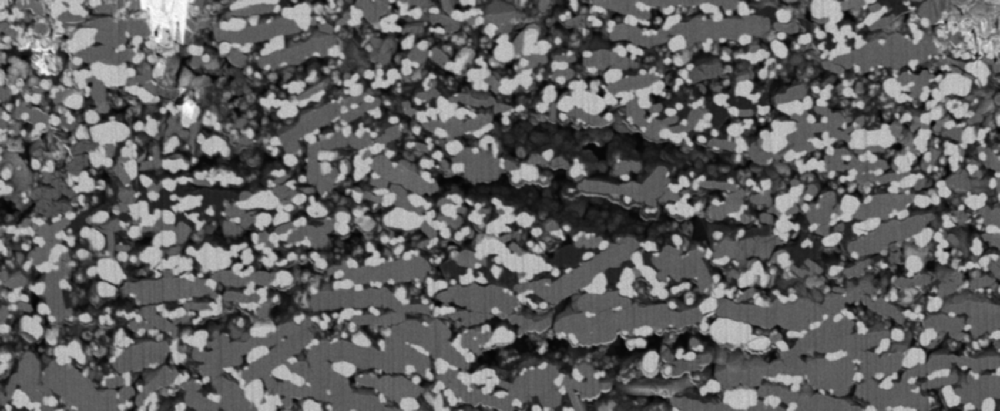
#> input picture data/LCO60_Processed001.tiff, 1000 x 411 px, shrunk from 1702 x 700 before the run; its folder holds only this picture in this run
$ python select_fft_filter.py --image-path ../data/LCO60_Processed001.tiff
#> lines starting #> are read from the running program, lines starting #| are printed output that depends on the picture
r"""
Interactively choose which parts of the FFT spectrum to delete from a
representative slice of the merged BSE/SE stack, with a live filtered
preview, then save that exact selection as a mask for remove_curtaining.py
to reuse on the whole stack.

Why: remove_curtaining.py's automatic Gaussian notch assumes the artifact is
a plain axis-aligned band through the origin. Some datasets (or curtaining
severities) don't fit that well - this tool lets you look at the actual FFT
magnitude of your own data and paint out exactly the regions responsible.

Self-contained (doesn't depend on any sibling script).

Usage
-----
    python select_fft_filter.py                              # previews the first merged slice
    python select_fft_filter.py --image-path "/path/to/slice-0001.tif"
    python select_fft_filter.py --mask-out "my_mask.npy" --feather 3

Controls (in the popup window)
-------------------------------
    left-drag on the FFT panel : mark a region to delete (its point-mirrored
                                  counterpart is added automatically, since a
                                  real image's spectrum is conjugate-symmetric
                                  - deleting only one side would bias the result)
    u                          : undo the last region
    r                          : reset all regions
    s / enter                  : save the mask and exit
    q / escape                 : quit without saving

Output
------
    A boolean .npy file (True = frequency removed) matching the image shape.
    Use it with: python remove_curtaining.py --mask-path fft_mask.npy
"""

import argparse
import re
from pathlib import Path

import numpy as np
import tifffile
from scipy.ndimage import gaussian_filter

import platform

import matplotlib
if platform.system() == "Darwin":
    # macOS ships an ancient system Tcl/Tk (8.5.9) that renders Tkinter
    # windows blank on modern macOS - use the native Cocoa backend instead,
    # which doesn't go through Tk at all.
    matplotlib.use("macosx")
else:
    matplotlib.use("TkAgg")
import matplotlib.pyplot as plt  # noqa: E402
from matplotlib.patches import Rectangle  # noqa: E402
from matplotlib.widgets import RectangleSelector  # noqa: E402

SLICE_RE = re.compile(r"(\d{3,6})\.tiff?$", re.IGNORECASE)

DEFAULT_IN_DIR = '/Users/jehad/Desktop/work/PlasmaFIB_Data/A970_5050_cycled/A970_5to5_cycled/try3/Dataset 1/Merged'
DEFAULT_MASK_OUT = str(Path(__file__).resolve().parent / "fft_mask.npy")


# [8 lines left out: function index_files, not called in this run]


def img_as_float01(img: np.ndarray) -> np.ndarray:
    """Scale an integer image to float in [0, 1] based on its dtype's max value."""
    if np.issubdtype(img.dtype, np.floating):
        return np.clip(img, 0.0, 1.0).astype(np.float64)
    info = np.iinfo(img.dtype)
    return img.astype(np.float64) / info.max


# [36 lines left out: functions apply_fft_weight, mirror_rect, build_delete_mask, weight_from_delete_mask, not called in this run]


def main() -> None:
    parser = argparse.ArgumentParser(description=__doc__, formatter_class=argparse.RawDescriptionHelpFormatter)
    parser.add_argument("--image-path", default=None, help="Specific slice to preview (default: first slice in --in-dir)")
    parser.add_argument("--in-dir", default=DEFAULT_IN_DIR, help="Merged BSE/SE stack (output of merge_bse_se.py)")
    parser.add_argument("--mask-out", default=DEFAULT_MASK_OUT)
    parser.add_argument("--feather", type=float, default=2.0,
                         help="Gaussian blur (in FFT pixels) applied to the mask edges to reduce ringing.")
    parser.add_argument("--dc-radius", type=float, default=5.0,
                         help="Radius around the true center (DC / overall brightness) that's always kept, "
                              "even if a dragged region covers it - shown as a dashed circle.")
    args = parser.parse_args()

    if args.image_path:
        img = tifffile.imread(args.image_path)
#> img is the input picture: shape (411, 1000) uint16; min 1954, max 64728, mean 24951.9
    else:
        files = index_files(Path(args.in_dir))
        if not files:
            raise SystemExit(f"No slices found in {args.in_dir}")
        first_idx = sorted(files)[0]
        img = tifffile.imread(files[first_idx])
        print(f"Previewing: {files[first_idx]}")

    h, w = img.shape[:2]
#> h = 411; w = 1000
    img_f = img_as_float01(img)
    log_mag = np.log1p(np.abs(np.fft.fftshift(np.fft.fft2(img_f))))
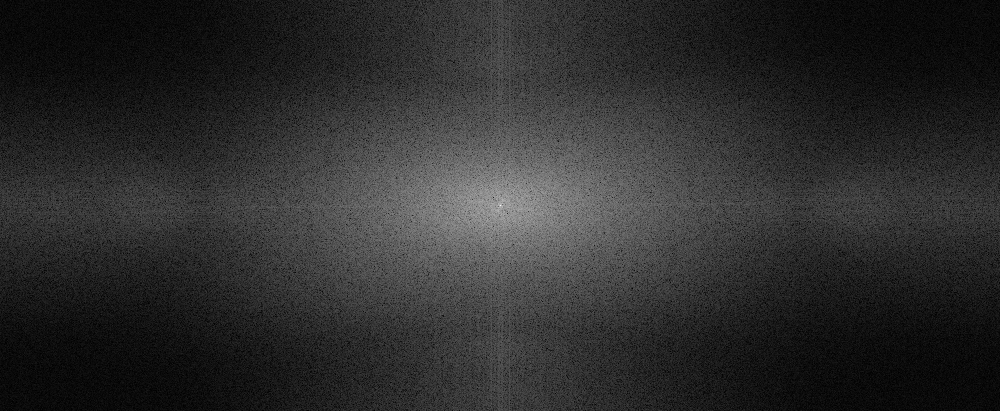
#> log_mag: shape (411, 1000) float64; min 0.01, max 11.96, mean 2.14; drawn with min black and max white

    delete_rects: list[tuple[int, int, int, int]] = []
    patches: list[Rectangle] = []

    fig, (ax_fft, ax_preview) = plt.subplots(1, 2, figsize=(14, 7))
    ax_fft.imshow(log_mag, cmap="gray")
    ax_fft.set_title("FFT log-magnitude - drag to mark a region to delete")
    ax_fft.add_patch(plt.Circle((w // 2, h // 2), args.dc_radius, edgecolor="cyan", facecolor="none",
                                 linestyle="--", linewidth=1.2))
    preview_im = ax_preview.imshow(img_f, cmap="gray", vmin=0, vmax=1)
    ax_preview.set_title("Live filtered preview")
    fig.suptitle("drag=add region | u=undo | r=reset | s/enter=save | q/esc=quit  "
                 "(cyan circle = protected DC region, always kept)")

    # [27 lines left out: functions redraw_preview, redraw_patches, onselect, not called in this run]

    selector = RectangleSelector(
        ax_fft, onselect, useblit=True, button=[1], minspanx=1, minspany=1, spancoords="data",
    )

    # [18 lines left out: function on_key, not called in this run]

    fig.canvas.mpl_connect("key_press_event", on_key)
    print(__doc__)
    plt.tight_layout()
    plt.show()
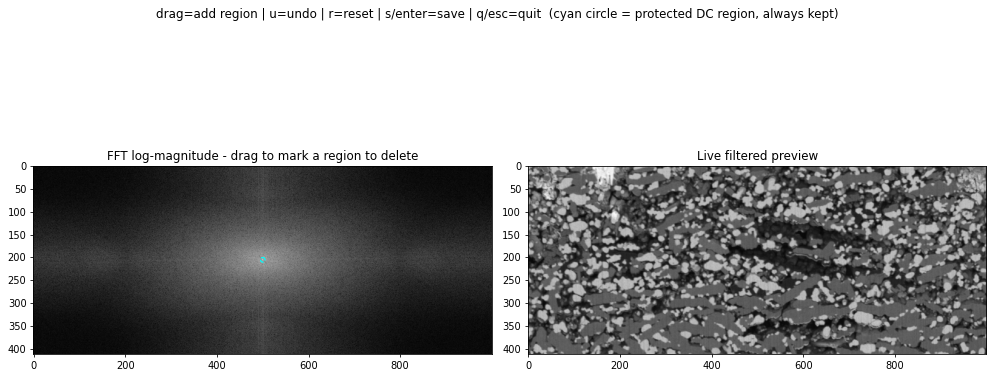
#> figure drawn by matplotlib, 2 panels


if __name__ == "__main__":
    main()

$ run again, on data/LCO60_Processed451.tiff
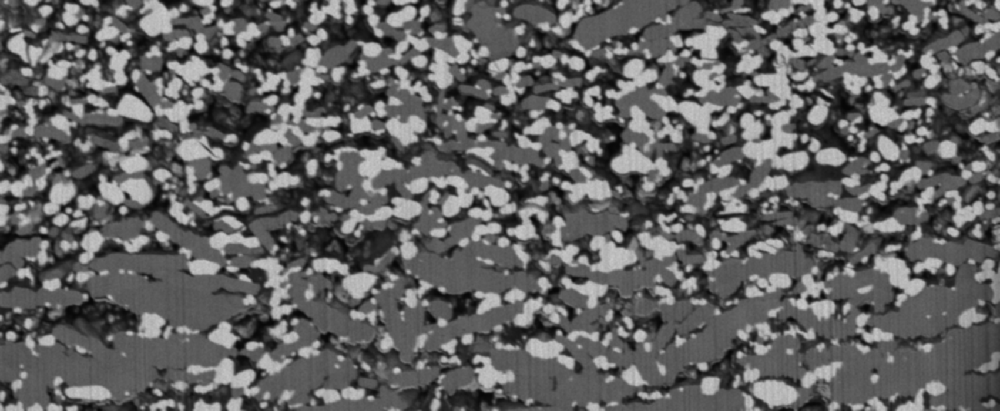
#> input picture data/LCO60_Processed451.tiff, 1000 x 411 px, shrunk from 1702 x 700 before the run
#> in main, img is the input picture: shape (411, 1000) uint16; min 1782, max 52260, mean 24953
#> in main, `plt.show()`:
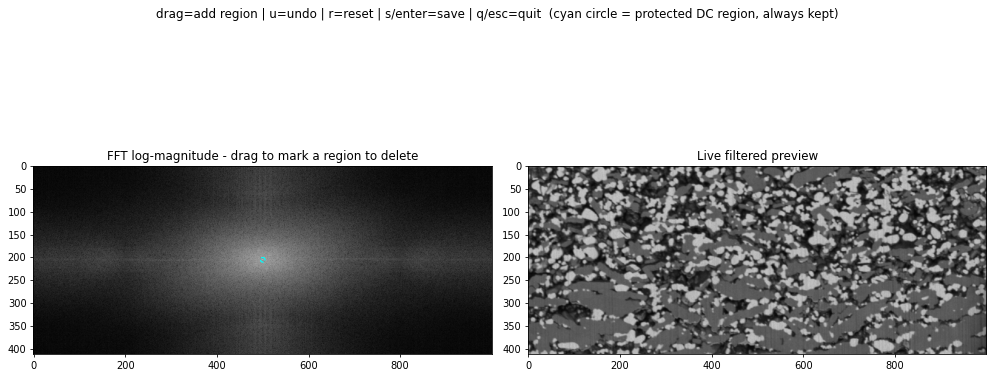
#> figure drawn by matplotlib, 2 panels

$ run again, on data/LCO60_Processed564.tiff
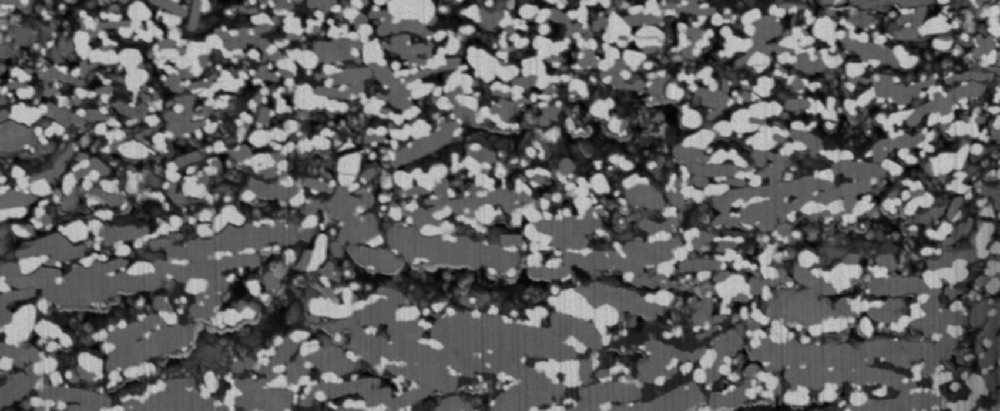
#> input picture data/LCO60_Processed564.tiff, 1000 x 411 px, shrunk from 1702 x 700 before the run
#> in main, img is the input picture: shape (411, 1000) uint16; min 1620, max 52387, mean 24956.3
#> in main, `plt.show()`:
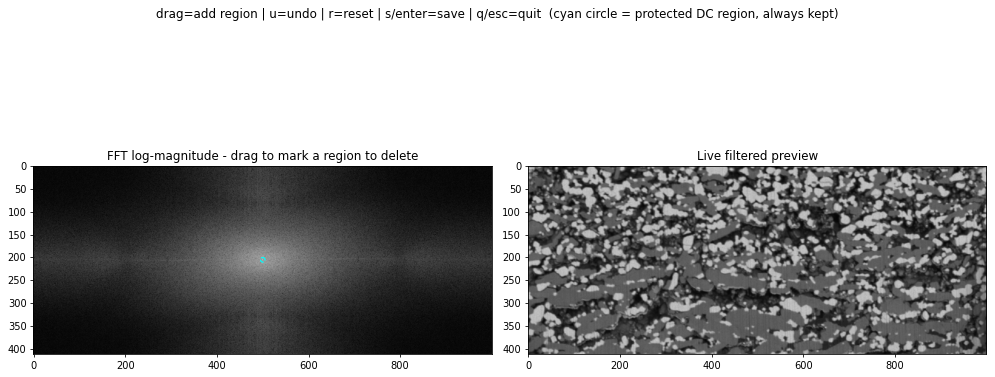
#> figure drawn by matplotlib, 2 panels

$ run again, on data/LCO60_Processed632.tiff
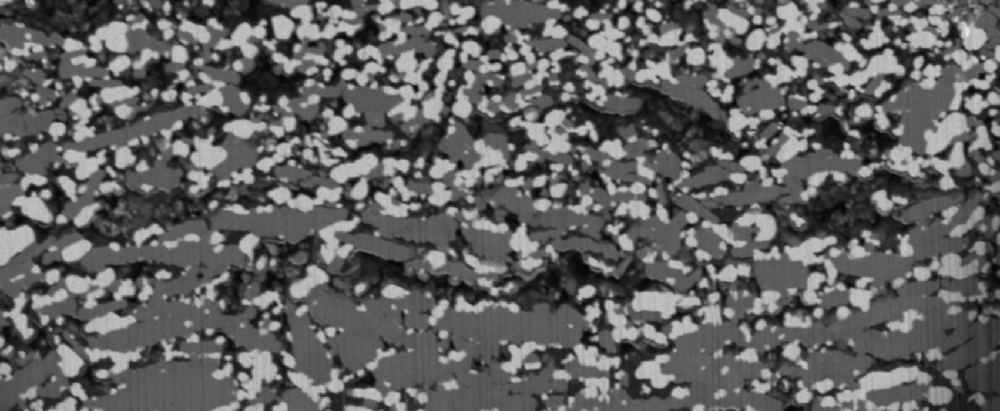
#> input picture data/LCO60_Processed632.tiff, 1000 x 411 px, shrunk from 1702 x 700 before the run
#> in main, img is the input picture: shape (411, 1000) uint16; min 1905, max 60852, mean 24951.6
#> in main, `log_mag = np.log1p(np.abs(np.fft.fftshift(np.fft.fft2(img_f))))`:
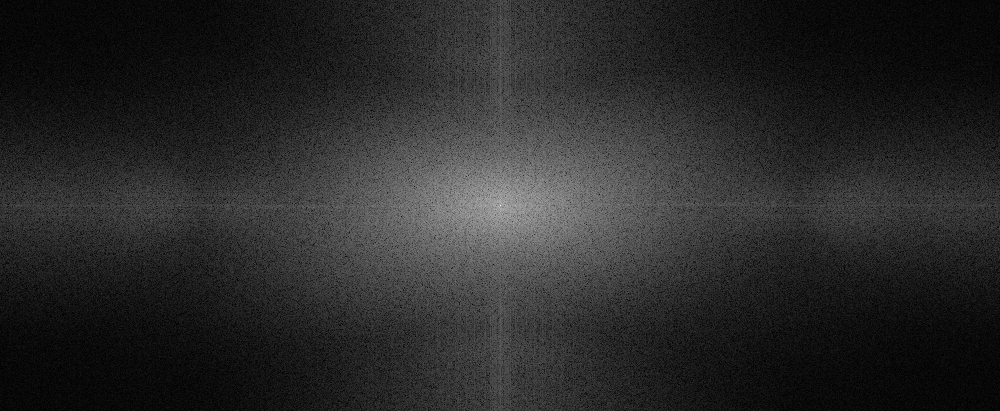
#> log_mag: shape (411, 1000) float64; min 0.00488, max 11.96, mean 1.96; drawn with min black and max white
#> in main, `plt.show()`:
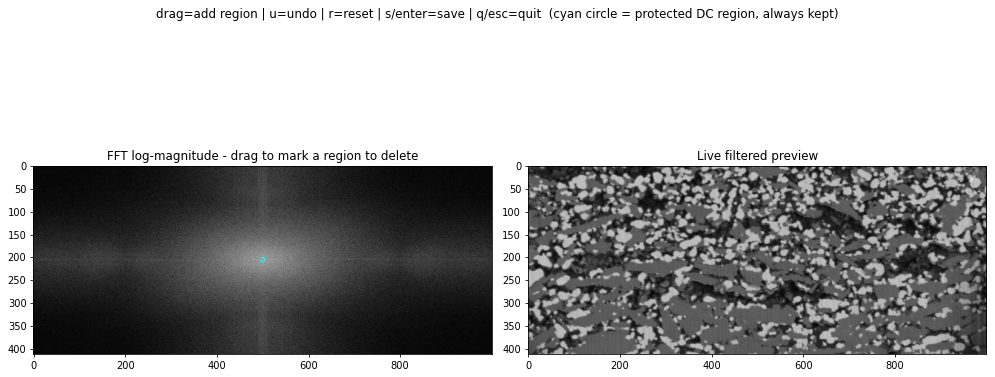
#> figure drawn by matplotlib, 2 panels
